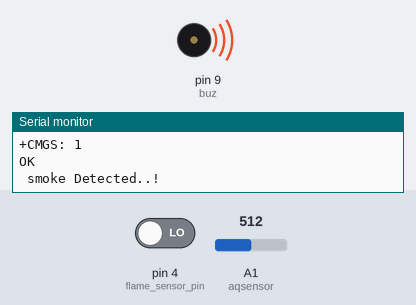
The sketch below on a simulated Arduino Uno, built with avr-gcc and run on an emulated ATmega328P. On the bench: buzzer (waves = sounding, pin HIGH), the last lines printed to the serial monitor. Inputs (shaded band) come from the test bench; at power-on: pin 4 (flame_sensor_pin) LOW, A1 (aqsensor) = 512. The modem accepts every AT command (registered, SIM ready, sends succeed) and sends nothing else.

Above: at 12.5 s.
12.6 s: pin 4 (flame_sensor_pin) driven LOW
At 16.7 s:
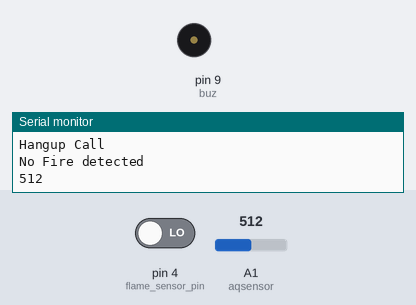
Timing chart, 0 to 29.3 s (numbered marks = the images above; inputs shaded):
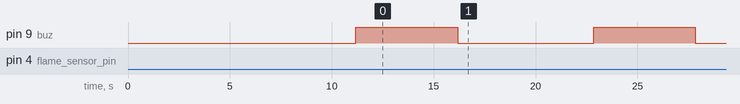

The sketch:

finalgsmtry.ino
```cpp
#include <SoftwareSerial.h>
SoftwareSerial mySerial(7,8); // connect gsm modem on this pin

String msg;
int flame_sensor_pin = 4;  //led connected to pin 4
const int aqsensor = A1;  //output of mq135 connected to A1 pin of
int buz = 9;  //buzzer connected to pin 9
int threshold = 50;      //Threshold level for Air Quality

void setup() {
      Serial.begin(9600);
      mySerial.begin(9600);
      Serial.println("System is Initializing..");
      pinMode (buz,OUTPUT);     // buzzer is connected as Output from Arduino
      pinMode (aqsensor,INPUT); // MQ135 is connected as INPUT to arduino
      pinMode(flame_sensor_pin, INPUT);
      digitalWrite(buz, LOW);
      delay(5000); // wait for 5 seconds
}

void loop() {
      int ppm = analogRead(aqsensor); //read MQ135 analog outputs at A1 and store it in ppm
      Serial.println(ppm);            //print value of ppm in serial monitor


      if (ppm > threshold)            // check is ppm is greater than threshold or not
      {
      msg =  "\n smoke Detected..!";
      sendSMS(msg);
      Serial.println(msg);
      digitalWrite(buz,HIGH);     //Turn ON Buzzer
          //Turn ON LED
      delay(5000);
     Serial.println("Hangup Call");

    }
     if (digitalRead(flame_sensor_pin) == 1) {
      mySerial.println("ATD+9779819379321;"); //  change ZZ with country code and xxxxxxxxxxx with phone number to dial
      updateSerial();
      Serial.println("Calling  ");
      delay(50000); // wait for 50 seconds...
      mySerial.println("ATH"); //hang up
      updateSerial();
      Serial.println("Hangup Call");

  }

     else
    {

      digitalWrite(buz,LOW);   //Turn off Buzzer
      Serial.println("No Fire detected");
    }
  delay (500);
}

void sendSMS(String message)
{
  mySerial.print("AT+CMGF=1\r");                     // AT command to send SMS message
  updateSerial();
  delay(1000);

  mySerial.println("AT + CMGS = \"+9779819379321\"");  // recipient's mobile number, in international format
  updateSerial();
  delay(1000);

  mySerial.println(message);                         // message to send
  updateSerial();
  delay(1000);

  mySerial.println((char)26);                        // End AT command with a ^Z, ASCII code 26
  updateSerial();
  delay(1000);

  mySerial.println();
  delay(100);                                     // give module time to send SMS

}

void updateSerial()
{
  delay(500);
  while (Serial.available())
  {
    mySerial.write(Serial.read());//Forward what Serial received to Software Serial Port
  }
  while(mySerial.available())
  {
    Serial.write(mySerial.read());//Forward what Software Serial received to Serial Port
  }
}
```
